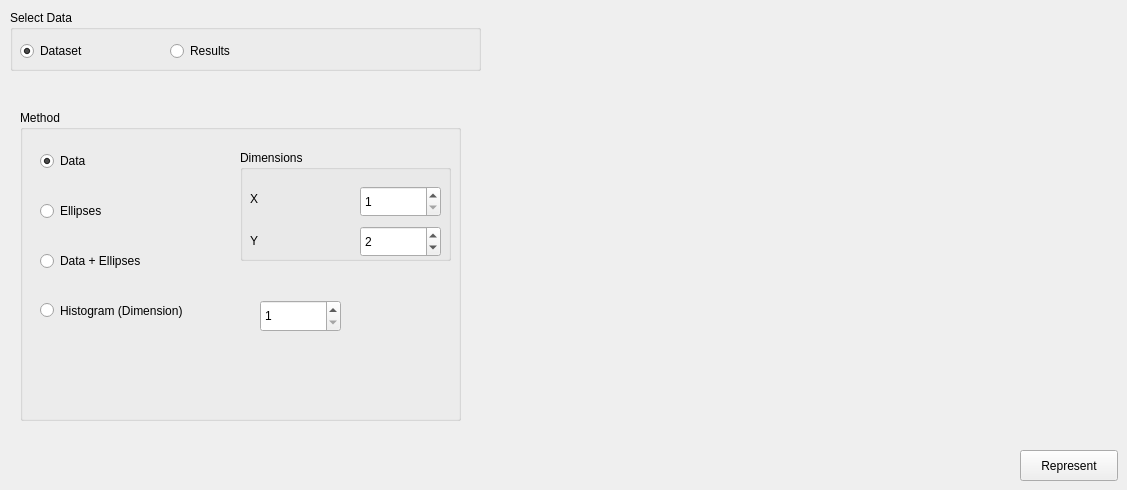
         <widget class="QWidget" name="v_plotting_tab">
          <attribute name="title">
           <string>Plotting</string>
          </attribute>
          <widget class="QGroupBox" name="v_plotting_method">
           <property name="geometry">
            <rect>
             <x>20</x>
             <y>110</y>
             <width>441</width>
             <height>311</height>
            </rect>
           </property>
           <property name="title">
            <string>Method</string>
           </property>
           <widget class="QRadioButton" name="v_plotting_data">
            <property name="geometry">
             <rect>
              <x>20</x>
              <y>40</y>
              <width>116</width>
              <height>22</height>
             </rect>
            </property>
            <property name="text">
             <string>Data</string>
            </property>
            <property name="checked">
             <bool>true</bool>
            </property>
           </widget>
           <widget class="QRadioButton" name="v_plotting_ellipses">
            <property name="geometry">
             <rect>
              <x>20</x>
              <y>90</y>
              <width>116</width>
              <height>22</height>
             </rect>
            </property>
            <property name="text">
             <string>Ellipses</string>
            </property>
           </widget>
           <widget class="QRadioButton" name="v_plotting_dataellipeses">
            <property name="geometry">
             <rect>
              <x>20</x>
              <y>140</y>
              <width>151</width>
              <height>22</height>
             </rect>
            </property>
            <property name="text">
             <string>Data + Ellipses</string>
            </property>
           </widget>
           <widget class="QGroupBox" name="groupBox_5">
            <property name="geometry">
             <rect>
              <x>220</x>
              <y>40</y>
              <width>211</width>
              <height>111</height>
             </rect>
            </property>
            <property name="title">
             <string>Dimensions</string>
            </property>
            <widget class="QLabel" name="v_plotting_label_y_2">
             <property name="geometry">
              <rect>
               <x>10</x>
               <y>40</y>
               <width>66</width>
               <height>17</height>
              </rect>
             </property>
             <property name="text">
              <string>X</string>
             </property>
            </widget>
            <widget class="QLabel" name="v_plotting_label_y">
             <property name="geometry">
              <rect>
               <x>10</x>
               <y>80</y>
               <width>66</width>
               <height>21</height>
              </rect>
             </property>
             <property name="text">
              <string>Y</string>
             </property>
            </widget>
            <widget class="QSpinBox" name="v_plotting_x">
             <property name="geometry">
              <rect>
               <x>120</x>
               <y>36</y>
               <width>81</width>
               <height>31</height>
              </rect>
             </property>
             <property name="minimum">
              <number>1</number>
             </property>
             <property name="maximum">
              <number>999999</number>
             </property>
            </widget>
            <widget class="QSpinBox" name="v_plotting_y">
             <property name="geometry">
              <rect>
               <x>120</x>
               <y>76</y>
               <width>81</width>
               <height>31</height>
              </rect>
             </property>
             <property name="minimum">
              <number>0</number>
             </property>
             <property name="maximum">
              <number>999999</number>
             </property>
             <property name="value">
              <number>2</number>
             </property>
            </widget>
           </widget>
           <widget class="QRadioButton" name="v_plotting_histogram">
            <property name="geometry">
             <rect>
              <x>20</x>
              <y>190</y>
              <width>201</width>
              <height>21</height>
             </rect>
            </property>
            <property name="text">
             <string>Histogram (Dimension)</string>
            </property>
           </widget>
           <widget class="QSpinBox" name="v_plotting_dimension">
            <property name="geometry">
             <rect>
              <x>240</x>
              <y>190</y>
              <width>81</width>
              <height>32</height>
             </rect>
            </property>
            <property name="minimum">
             <number>1</number>
            </property>
            <property name="maximum">
             <number>999999</number>
            </property>
           </widget>
          </widget>
          <widget class="QGroupBox" name="v_plotting_selectdata">
           <property name="geometry">
            <rect>
             <x>10</x>
             <y>10</y>
             <width>471</width>
             <height>61</height>
            </rect>
           </property>
           <property name="title">
            <string>Select Data</string>
           </property>
           <widget class="QRadioButton" name="v_plotting_dataset">
            <property name="geometry">
             <rect>
              <x>10</x>
              <y>30</y>
              <width>117</width>
              <height>22</height>
             </rect>
            </property>
            <property name="text">
             <string>Dataset</string>
            </property>
            <property name="checked">
             <bool>true</bool>
            </property>
           </widget>
           <widget class="QRadioButton" name="v_plotting_results">
            <property name="geometry">
             <rect>
              <x>160</x>
              <y>30</y>
              <width>117</width>
              <height>22</height>
             </rect>
            </property>
            <property name="text">
             <string>Results</string>
            </property>
           </widget>
          </widget>
          <widget class="QPushButton" name="v_plotting_represent">
           <property name="geometry">
            <rect>
             <x>1020</x>
             <y>450</y>
             <width>98</width>
             <height>31</height>
            </rect>
           </property>
           <property name="text">
            <string>Represent</string>
           </property>
          </widget>
         </widget>
